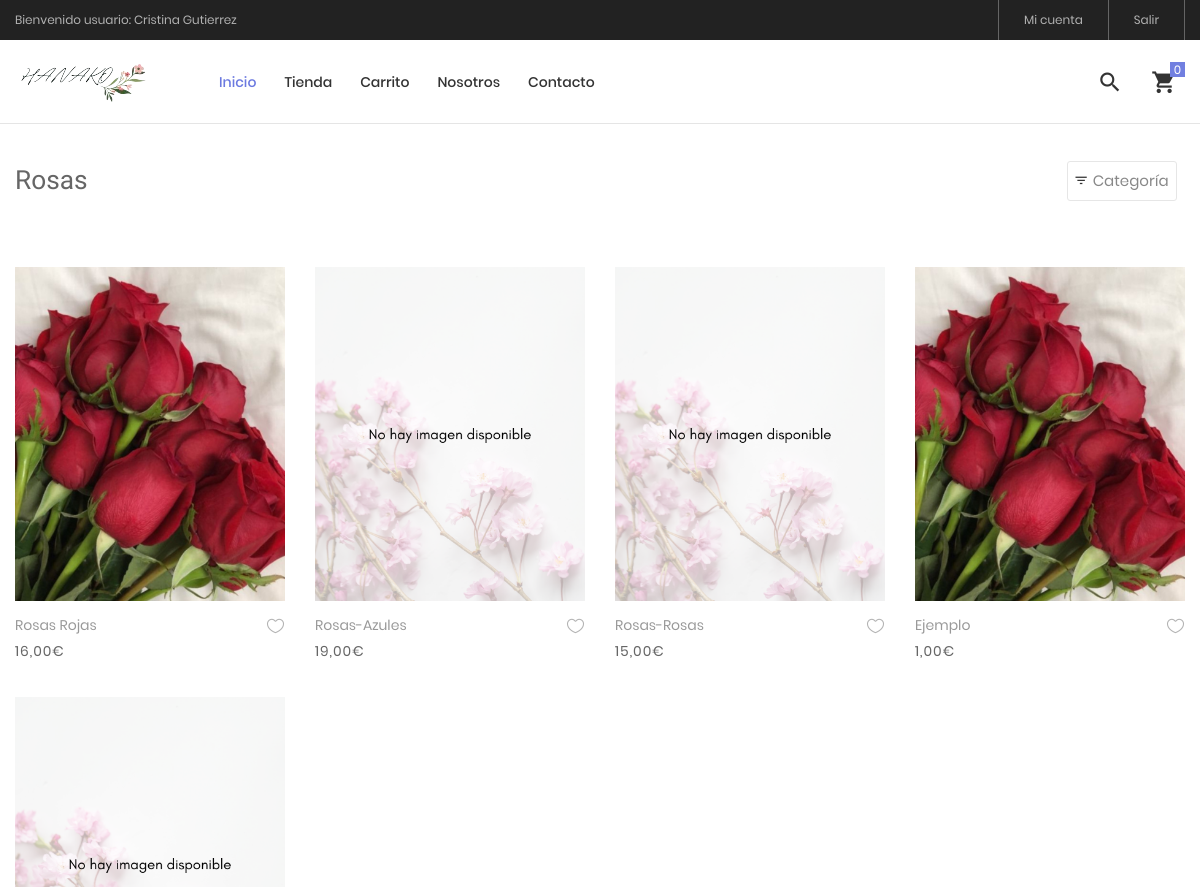
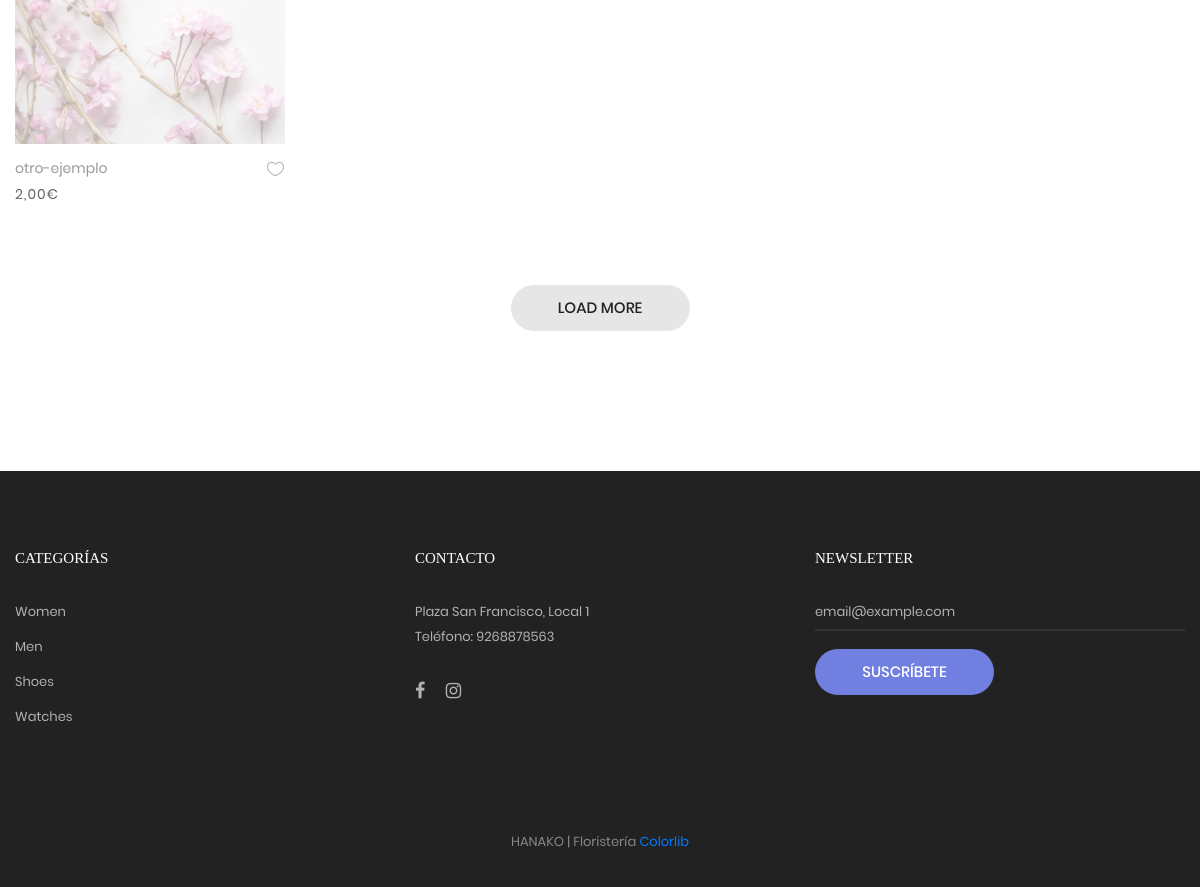
The page /tienda/categoria/1/rosas on the database its author committed (2 pictures, top to bottom).
### tables this page shows
CREATE TABLE `producto` (
  `idproducto` bigint(20) NOT NULL,
  `categoriaid` bigint(20) NOT NULL,
  `nombre` varchar(255) NOT NULL,
  `descripcion` text NOT NULL,
  `precio` decimal(11,2) NOT NULL,
  `stock` int(11) NOT NULL,
  `imagen` varchar(100) NOT NULL,
  `datecreated` datetime NOT NULL DEFAULT current_timestamp(),
  `ruta` varchar(255) NOT NULL,
  `status` int(11) NOT NULL DEFAULT 1
);

### Libraries/Core/Views.php (called while the page is built)
<?php
class Views
{
    function getView($controller, $view, $data = "")
    {
        $controller = get_class($controller);
        if ($controller == "Home") {
            $view = "Views/" . $view . ".php";
        } else {
            $view = "Views/" . $controller . "/" . $view . ".php";
        }
        require_once($view);
    }
}

### index.php (called while the page is built, shortened)
<?php
require_once("Helpers/Helpers.php");
require_once("Libraries/Core/Load.php");

### Libraries/Core/Mysql.php (called while the page is built, shortened)
<?php
class Mysql extends Conexion
{
    private $conexion;
    public function __construct()
    {
        $this->conexion = new Conexion();
        $this->conexion = $this->conexion->connect();
    }
    public function select(string $query)
    {
        $this->strquery = $query;
        $result = $this->conexion->prepare($this->strquery);
        $result->execute();
        $data = $result->fetch(PDO::FETCH_ASSOC);
        return $data;
    }
    public function select_all(string $query)
    {
        $this->strquery = $query;
        $result = $this->conexion->prepare($this->strquery);
        $result->execute();
        $data = $result->fetchAll(PDO::FETCH_ASSOC);
        return $data;
    }
}

### Libraries/Core/Conexion.php (called while the page is built)
<?php
class Conexion
{
    private \PDO $connect;
    public function __construct()
    {
        $connectionString = "mysql:host=" . DB_HOST . ";dbname=" . DB_NAME . ";charset=" . DB_CHARSET;
        try {
            $this->connect = new PDO($connectionString, DB_USER, DB_PASSWORD);
            $this->connect->setAttribute(PDO::ATTR_ERRMODE, PDO::ERRMODE_EXCEPTION);
        } catch (PDOException $e) {
            $this->connect = "Error de conexion";
            echo "ERROR: " . $e->getMessage();
        }
    }
    public function connect()
    {
        return $this->connect;
    }
}

### Models/TProducto.php (called while the page is built, shortened)
<?php
require_once("Libraries/Core/Mysql.php");
trait TProducto
{
    public function getProductosCategoriaT(int $idcategoria, string $ruta)
    {
        $this->intIdCategoria = $idcategoria;
        $this->strRuta = $ruta;
        $this->con = new Mysql();
        $sql_cat = "SELECT idcategoria, nombre FROM categoria WHERE idcategoria = '{$this->intIdCategoria}'";
        $request = $this->con->select($sql_cat);
        if (!empty($request)) {
            $this->strCategoria = $request['nombre'];
            $sql = "SELECT p.idproducto,
                    p.nombre,
                    p.descripcion,
                    p.categoriaid,
                    c.nombre as categoria,
                    p.precio,
                    p.ruta,
                    p.stock
                    FROM producto p
                    INNER JOIN categoria c
                    ON p.categoriaid = c.idcategoria
                    WHERE p.categoriaid = $this->intIdCategoria AND c.ruta = '{$this->strRuta}'";
            $request = $this->con->select_all($sql);
            if (count($request) > 0) {
                for ($i = 0; $i < count($request); $i++) {
                    $intIdProducto = $request[$i]['idproducto'];
                    $sqlImg = "SELECT img
                                FROM imagen
                                WHERE productoid = $intIdProducto";
                    $arrImg = $this->con->select_all($sqlImg);
                    if (count($arrImg) > 0) {
                        for ($j = 0; $j < count($arrImg); $j++) {
                            $arrImg[$j]['url_image'] =  media() . "/images/uploads/" . $arrImg[$j]["img"];
                        }
                    }
                    $request[$i]['images'] = $arrImg;
                }
            }
            $request = array(
                'idcategoria' => $this->intIdCategoria,
                'categoria' => $this->strCategoria,
                'productos' => $request
            );
        }
        return $request;
    }
}

### Helpers/Helpers.php (called while the page is built, shortened)
<?php
function base_url()
{
    return BASE_URL;
}
function media()
{
    return BASE_URL . "/Assets";
}
function formatMoney($cantidad)
{
    $cantidad = number_format($cantidad, 2, SPD, SPM);
    return $cantidad;
}

### Views/Tienda/categoria.php (the view, shortened to what this page needs)
<?php
$arrProductos = $data['productos'];
?>
<br><br><br>
<hr>
<div class="bg0 m-t-23 p-b-140">
    <div class="container">
        <div class="flex-w flex-sb-m p-b-52">
            <div class="flex-w flex-l-m filter-tope-group m-tb-10">
                <h3><?= $data['page_title'] ?></h3>
            </div>
            <div class="flex-w flex-c-m m-tb-10">
                <div class="flex-c-m stext-106 cl6 size-104 bor4 pointer hov-btn3 trans-04 m-r-8 m-tb-4 js-show-filter">
                    <i class="icon-filter cl2 m-r-6 fs-15 trans-04 zmdi zmdi-filter-list"></i>
                    Categoría &nbsp;
                </div>
            </div>
        </div>
        <div class="row isotope-grid">
            <?php
            if (!empty($arrProductos)) {
                for ($i = 0; $i < count($arrProductos); $i++) {
                    $ruta = $arrProductos[$i]['ruta'];
                    if (count($arrProductos[$i]['images'])) {
                        $portada = $arrProductos[$i]['images'][0]['url_image'];
                    } else {
                        $portada = media() . '/images/uploads/no_producto.png';
                    }
            ?>
                    <div class="col-sm-6 col-md-4 col-lg-3 p-b-35 isotope-item women">
                        <div class="block2">
                            <div class="block2-pic hov-img0">
                                <img src="<?= $portada ?>" alt="<?= $arrProductos[$i]['nombre'] ?>">
                            </div>
                            <div class="block2-txt flex-w flex-t p-t-14">
                                <div class="block2-txt-child1 flex-col-l ">
                                    <a href="<?= base_url() . "/tienda/producto/" . $arrProductos[$i]['idproducto'] . "/" . $ruta; ?>" class="stext-104 cl4 hov-cl1 trans-04 js-name-b2 p-b-6">
                                        <?= $arrProductos[$i]['nombre'] ?>
                                    </a>
                                    <span class="stext-105 cl3">
                                        <?= formatMoney($arrProductos[$i]['precio']) . SMONEY  ?>
                                    </span>
                                </div>
                                <div class="block2-txt-child2 flex-r p-t-3">
                                    <a href="<?= base_url() . "/tienda/producto/" . $arrProductos[$i]['idproducto'] . "/" . $ruta; ?>" class="btn-addwish-b2 dis-block pos-relative js-addwish-b2">
                                        <img class="icon-heart1 dis-block trans-04" src="<?= media(); ?>/tienda/images/icons/icon-heart-01.png" alt="ICON">
                                    </a>
                                </div>
                            </div>
                        </div>
                    </div>
            <?php
                }
            } else {
                echo "No hay productos para mostrar";
            }
            ?>
        </div>
        <div class="flex-c-m flex-w w-full p-t-45">
            <a href="#" class="flex-c-m stext-101 cl5 size-103 bg2 bor1 hov-btn1 p-lr-15 trans-04">
                Load More
            </a>
        </div>
    </div>
</div>

### Assets/tienda/css/main.css (style rules this page uses)
.container { max-width: 1380px; }
@media (max-width: 1600px) { .container { max-width: 1200px; } }
.block2-pic { position: relative; }
.block2-txt-child1 { width: calc(100% - 30px); }
.block2-txt-child2 { width: 30px; }
.cl2 { color: #333; }
.cl3 { color: #666; }
.cl4 { color: #999; }
.cl5 { color: #222; }
.cl6 { color: #888; }
.stext-101 { font-family: Poppins-Medium; font-size: 15px; line-height: 1.466667; text-transform: uppercase; }
.stext-104 { font-family: Poppins-Regular; font-size: 14px; line-height: 1.466667; }
.stext-105 { font-family: Poppins-Regular; font-size: 14px; line-height: 1.466667; letter-spacing: 1px; }
.stext-106 { font-family: Poppins-Regular; font-size: 15px; line-height: 1.2; }
.size-103 { min-width: 179px; height: 46px; }
.size-104 { min-width: 94px; height: 40px; }
.bg0 { background-color: #fff; }
.bg2 { background-color: #e6e6e6; }
.bor1 { border-radius: 23px; }
.bor4 { border: 1px solid #e6e6e6; border-radius: 3px; }
.hov-img0 { display: block; overflow: hidden; }
.hov-img0 img { width: 100%; -webkit-transition: transform 0.9s ease; -o-transition: transform 0.9s ease; -moz-transition: transform 0.9s ease; transition: transform 0.9s ease; }

### Assets/css/style.css (style rules this page uses)
body { font-family: "Hind Siliguri", sans-serif; }

### rows shown on the page
producto: nombre "Rosas Rojas", precio "16,00"
producto: nombre "Rosas-Azules", precio "19,00"
producto: nombre "Rosas-Rosas", precio "15,00"
producto: nombre "Ejemplo", precio "1,00"
producto: nombre "otro-ejemplo", precio "2,00"

### other values the page prints
$data['page_title'] "Rosas"
